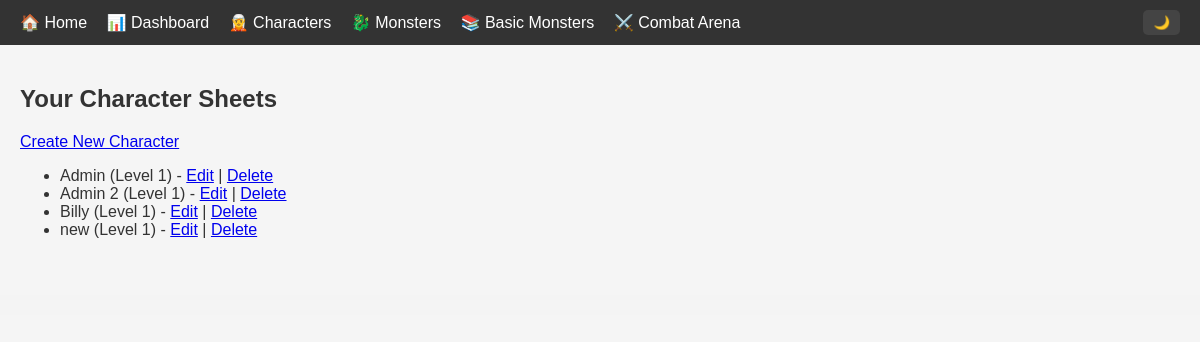
/accounts/characters/ (signed in), run on the app's committed database.
### accounts/models.py (models this page shows, shortened)
class CharacterSheet(models.Model):
    user = models.ForeignKey(User, on_delete=models.CASCADE)
    name = models.CharField(max_length=100)  # Required
    class_name = models.CharField(max_length=100, blank=True, null=True)
    level = models.PositiveIntegerField(default=1, blank=True, null=True)
    race = models.CharField(max_length=100, blank=True, null=True)
    alignment = models.CharField(max_length=50, blank=True, null=True)
    hit_points = models.PositiveIntegerField(default=10, blank=True, null=True)
    armor_class = models.PositiveIntegerField(default=10, blank=True, null=True)
    initiative = models.IntegerField(default=0, blank=True, null=True)
    speed = models.PositiveIntegerField(default=30, blank=True, null=True)
    strength = models.PositiveIntegerField(default=10, blank=True, null=True)
    dexterity = models.PositiveIntegerField(default=10, blank=True, null=True)
    constitution = models.PositiveIntegerField(default=10, blank=True, null=True)
    intelligence = models.PositiveIntegerField(default=10, blank=True, null=True)
    wisdom = models.PositiveIntegerField(default=10, blank=True, null=True)
    charisma = models.PositiveIntegerField(default=10, blank=True, null=True)
    saving_throw_strength = models.BooleanField(default=False)
    saving_throw_dexterity = models.BooleanField(default=False)
    saving_throw_constitution = models.BooleanField(default=False)
    saving_throw_intelligence = models.BooleanField(default=False)
    saving_throw_wisdom = models.BooleanField(default=False)
    saving_throw_charisma = models.BooleanField(default=False)
    spell_slots = models.JSONField(default=dict, blank=True, null=True)
    spells_known = models.TextField(blank=True, null=True)
    primary_attack_name = models.CharField(max_length=100, blank=True, null=True)
    primary_attack_type = models.CharField(max_length=20, choices=[('Melee', 'Melee'), ('Ranged', 'Ranged')], blank=True, null=True)
    primary_attack_bonus = models.IntegerField(default=0, blank=True, null=True)
    primary_attack_damage = models.CharField(max_length=20, blank=True, null=True)
    primary_attack_damage_type = models.CharField(max_length=20, blank=True, null=True)
    secondary_attack_name = models.CharField(max_length=100, blank=True, null=True)
    secondary_attack_type = models.CharField(max_length=20, blank=True, null=True)
    secondary_attack_bonus = models.IntegerField(default=0, blank=True, null=True)
    secondary_attack_damage = models.CharField(max_length=20, blank=True, null=True)
    secondary_attack_damage_type = models.CharField(max_length=20, blank=True, null=True)
    special_abilities = models.TextField(blank=True, null=True)
    reactions = models.TextField(blank=True, null=True)
    combat_role = models.CharField(max_length=50, blank=True, null=True)
    preferred_range = models.CharField(max_length=20, blank=True, null=True)
    attack_priority = models.CharField(max_length=50, blank=True, null=True)
    escape_threshold = models.PositiveIntegerField(default=20, blank=True, null=True)
    conditions = models.TextField(blank=True, null=True)
    temporary_hit_points = models.PositiveIntegerField(default=0, blank=True, null=True)
    ongoing_damage = models.CharField(max_length=50, blank=True, null=True)
    available_actions = models.JSONField(default=dict, blank=True, null=True)
    bonus_actions = models.JSONField(default=dict, blank=True, null=True)
    finished = models.BooleanField(default=False, editable=False)
    created_at = models.DateTimeField(auto_now_add=True)

### accounts/views.py (the view)
# urls.py: path('characters/', views.character_list, name='character_list'),
@login_required
def character_list(request):
    sheets = CharacterSheet.objects.filter(user=request.user)
    return render(request, "accounts/character_list.html", {"sheets": sheets})

### accounts/templates/accounts/character_list.html (shortened to what this page needs)
{% extends 'base.html' %}
{% block content %}
<h2>Your Character Sheets</h2>
<a href="{% url 'character_create' %}">Create New Character</a>
<ul>
    {% for sheet in sheets %}
        <li>
            {{ sheet.name }} (Level {{ sheet.level }}) - {{ sheet.class_name }}
            <a href="{% url 'character_edit' sheet.id %}">Edit</a> |
            <a href="{% url 'character_delete' sheet.id %}">Delete</a>
        </li>
    {% empty %}
        <li>No character sheets found.</li>
    {% endfor %}
</ul>
{% endblock %}

### static/css/style.css (style rules this page uses)
body { font-family: 'Arial', sans-serif; margin: 0; padding: 0; background-color: var(--bg-color); color: var(--text-color); transition: background-color 0.3s, color 0.3s; }
:root { --bg-color: #f5f5f5; --text-color: #333; --navbar-bg: #333; --navbar-text: #fff; --navbar-hover-bg: #ddd; --navbar-hover-text: #000; --card-bg: #fff; --button-bg: #007bff; --button-text: #fff; }

### templates/base.html (style rules this page uses)
body { font-family: Arial, sans-serif; margin: 0; padding: 0; }

### data on the page
CharacterSheet: name "Admin", level "1"
CharacterSheet: name "Admin 2", level "1"
CharacterSheet: name "Billy", level "1"
CharacterSheet: name "new", level "1"
